Frame 1 (no input): blank canvas, image omitted
Frame 60 (no input): blank canvas, image omitted
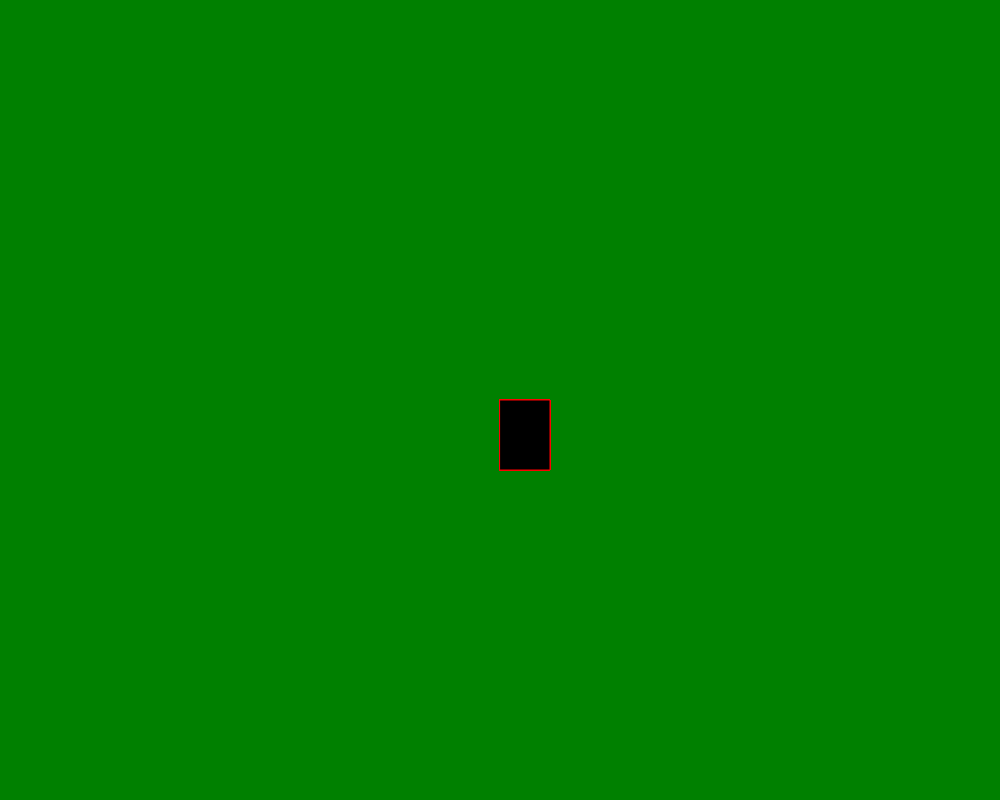
Frame 120 (the mouse pressed at the canvas centre since frame 60)

The p5.js sketch whose frames 1 and 60 were blank and that drew this single picture after the mouse press (run headless with seeded random() and noise() and a simulated clock; from frame 60 on, the mouse is pressed at the canvas centre):

// p5.js sketch
// ── sketch.js
function setup() {
  createCanvas(1000,800);
  background("green");
}

function draw() {
 
  fill("black");
  stroke("red");
  if(mouseIsPressed)
   rect(mouseX,mouseY,50,70);
  
}
